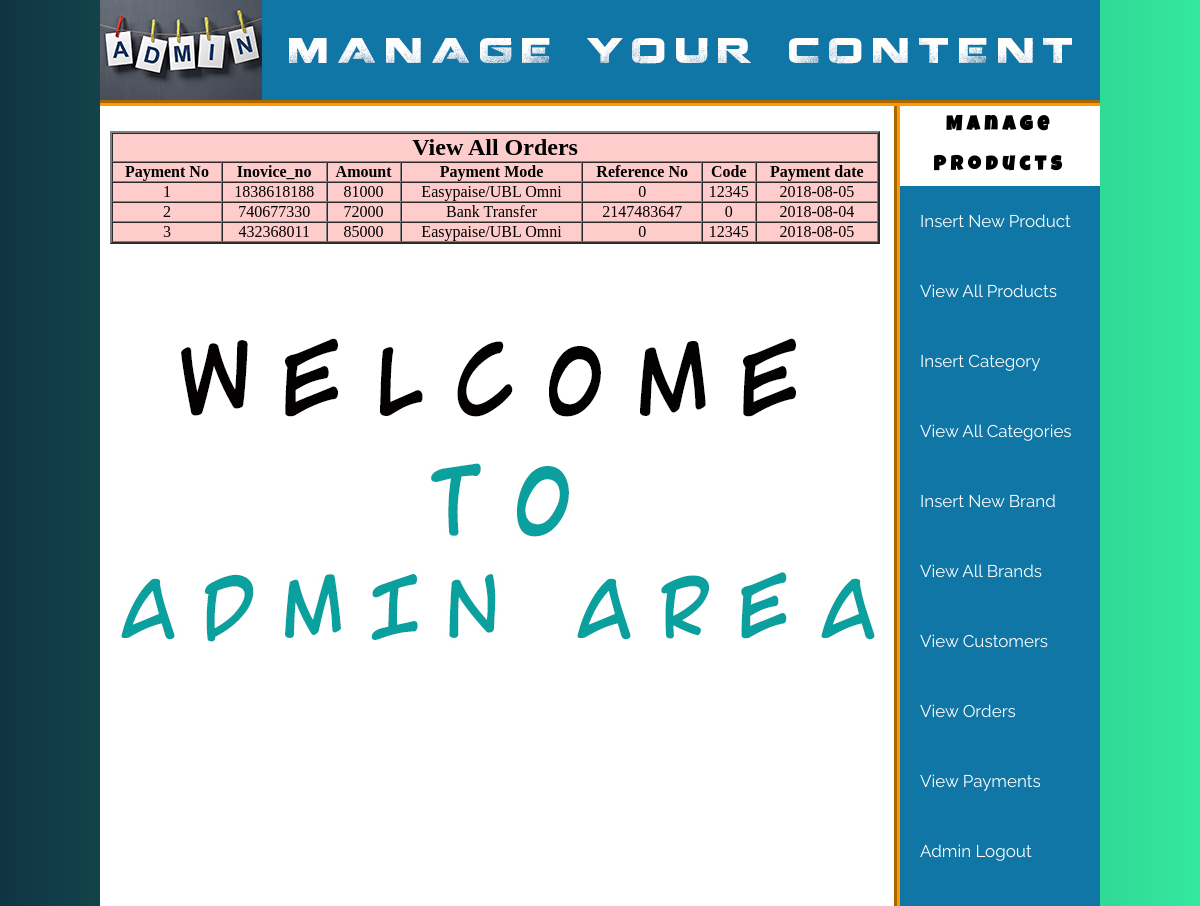
/admin/index.php?view_payments (signed in), run on the app's committed database.
### tables this page shows
CREATE TABLE `payments` (
  `payment_id` int(100) NOT NULL,
  `inovice_no` int(100) NOT NULL,
  `amount` int(100) NOT NULL,
  `payment_mode` text NOT NULL,
  `ref_no` int(100) NOT NULL,
  `code` int(100) NOT NULL,
  `payment_date` text NOT NULL
);

### admin/view_payments.php (the view, shortened to what this page needs)
<?php require 'includes/config.php'; ?>
<!DOCTYPE html>
<html lang="en">
<head>
</head>
<body>
    <table width="770"  align="center" bgcolor="#ffcccc" border="2" cellspacing="0" style="margin-left:10px">
        <tr align="center">
            <td colspan="11"> <h2> View All Orders </h2> </td>
        </tr>
        <tr align="center">
            <th> Payment No </th>
            <th> Inovice_no </th>
            <th> Amount </th>
            <th> Payment Mode </th>
            <th> Reference No </th>
            <th> Code </th>
            <th> Payment date </th>
        </tr>
        <?php
        $i=0;
        $get_payments = " SELECT * from payments";
        $payments = mysqli_query($conn,$get_payments);
        while ($row_get_payments = mysqli_fetch_array($payments)) {
            $inovice_no = $row_get_payments['inovice_no'];
            $amount = $row_get_payments['amount'];
            $payment_mode = $row_get_payments['payment_mode'];
            $ref_no = $row_get_payments['ref_no'];
            $payment_date = $row_get_payments['payment_date'];
            $code = $row_get_payments['code'];
            $i++;
        ?>
        <tr align="center">
            <td> <?php  echo $i; ?> </td>
            <td> <?php  echo $inovice_no; ?></td>
            <td> <?php  echo $amount; ?></td>
            <td> <?php  echo $payment_mode; ?></td>
            <td> <?php  echo $ref_no; ?></td>
            <td> <?php  echo $code; ?></td>
            <td> <?php  echo $payment_date; ?></td>
        </tr>
        <?php } ?>
    </table>
</body>
</html>

### admin/styles/style.css (style rules this page uses)
* { margin: 0%; padding: 0%; }
body { background: #34e89e; background: -webkit-linear-gradient(to right, #0f3443, #34e89e); background: linear-gradient(to right, #0f3443, #34e89e); }

### data on the page
payments: inovice_no "1838618188", amount "81000", payment_mode "Easypaise/UBL Omni", ref_no "0", code "12345", payment_date "2018-08-05"
payments: inovice_no "740677330", amount "72000", payment_mode "Bank Transfer", ref_no "2147483647", code "0", payment_date "2018-08-04"
payments: inovice_no "432368011", amount "85000", payment_mode "Easypaise/UBL Omni", ref_no "0", code "12345", payment_date "2018-08-05"
